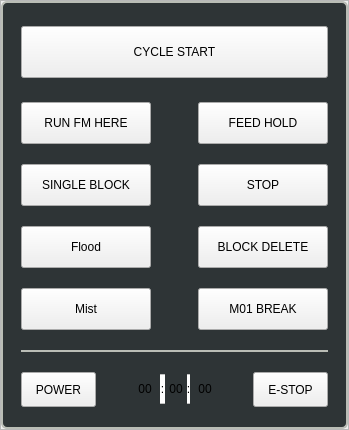
<?xml version="1.0" encoding="UTF-8"?>
<ui version="4.0">
 <class>main_power_and_cycle_widget</class>
 <widget class="QFrame" name="main_power_and_cycle_widget">
  <property name="geometry">
   <rect>
    <x>0</x>
    <y>0</y>
    <width>349</width>
    <height>430</height>
   </rect>
  </property>
  <property name="windowTitle">
   <string>Frame</string>
  </property>
  <property name="frameShape">
   <enum>QFrame::StyledPanel</enum>
  </property>
  <property name="frameShadow">
   <enum>QFrame::Raised</enum>
  </property>
  <layout class="QVBoxLayout" name="verticalLayout">
   <property name="spacing">
    <number>0</number>
   </property>
   <property name="leftMargin">
    <number>0</number>
   </property>
   <property name="topMargin">
    <number>0</number>
   </property>
   <property name="rightMargin">
    <number>0</number>
   </property>
   <property name="bottomMargin">
    <number>0</number>
   </property>
   <item>
    <widget class="QFrame" name="main_power_and_cycle_qframe">
     <property name="sizePolicy">
      <sizepolicy hsizetype="Minimum" vsizetype="Minimum">
       <horstretch>0</horstretch>
       <verstretch>0</verstretch>
      </sizepolicy>
     </property>
     <property name="minimumSize">
      <size>
       <width>0</width>
       <height>0</height>
      </size>
     </property>
     <property name="styleSheet">
      <string notr="true">.QFrame{
    color: rgb(46, 52, 54);
    border-style: solid;
    border-color: rgb(186, 189, 182);
    background-color: rgb(46, 52, 54);
    border-width: 2px;
    border-radius: 6px;
}</string>
     </property>
     <layout class="QVBoxLayout" name="verticalLayout_28">
      <property name="spacing">
       <number>6</number>
      </property>
      <property name="leftMargin">
       <number>18</number>
      </property>
      <property name="topMargin">
       <number>9</number>
      </property>
      <property name="rightMargin">
       <number>18</number>
      </property>
      <property name="bottomMargin">
       <number>4</number>
      </property>
      <item>
       <layout class="QHBoxLayout" name="horizontalLayout_92">
        <property name="bottomMargin">
         <number>4</number>
        </property>
        <item>
         <widget class="ActionButton" name="actbtn_cycleStart">
          <property name="sizePolicy">
           <sizepolicy hsizetype="Preferred" vsizetype="Fixed">
            <horstretch>0</horstretch>
            <verstretch>0</verstretch>
           </sizepolicy>
          </property>
          <property name="minimumSize">
           <size>
            <width>0</width>
            <height>52</height>
           </size>
          </property>
          <property name="maximumSize">
           <size>
            <width>16777215</width>
            <height>52</height>
           </size>
          </property>
          <property name="focusPolicy">
           <enum>Qt::NoFocus</enum>
          </property>
          <property name="styleSheet">
           <string notr="true">QPushButton {
   	font: 17pt &quot;Bebas Kai&quot;;
}</string>
          </property>
          <property name="text">
           <string>CYCLE START</string>
          </property>
          <property name="actionName" stdset="0">
           <string>program.run</string>
          </property>
         </widget>
        </item>
       </layout>
      </item>
      <item>
       <layout class="QHBoxLayout" name="horizontalLayout_91">
        <item>
         <widget class="ActionButton" name="actbtn_runFromHere">
          <property name="sizePolicy">
           <sizepolicy hsizetype="Fixed" vsizetype="Fixed">
            <horstretch>0</horstretch>
            <verstretch>0</verstretch>
           </sizepolicy>
          </property>
          <property name="minimumSize">
           <size>
            <width>130</width>
            <height>42</height>
           </size>
          </property>
          <property name="maximumSize">
           <size>
            <width>130</width>
            <height>42</height>
           </size>
          </property>
          <property name="focusPolicy">
           <enum>Qt::NoFocus</enum>
          </property>
          <property name="styleSheet">
           <string notr="true">QPushButton {
   	font: 15pt &quot;Bebas Kai&quot;;
}</string>
          </property>
          <property name="text">
           <string>RUN FM HERE</string>
          </property>
          <property name="actionName" stdset="0">
           <string>program.run-from-line</string>
          </property>
         </widget>
        </item>
        <item>
         <widget class="QLabel" name="ref_coilumn_header_13">
          <property name="sizePolicy">
           <sizepolicy hsizetype="Preferred" vsizetype="Preferred">
            <horstretch>0</horstretch>
            <verstretch>0</verstretch>
           </sizepolicy>
          </property>
          <property name="styleSheet">
           <string notr="true"/>
          </property>
          <property name="text">
           <string/>
          </property>
          <property name="alignment">
           <set>Qt::AlignCenter</set>
          </property>
         </widget>
        </item>
        <item>
         <widget class="ActionButton" name="actbtn_feedHold">
          <property name="sizePolicy">
           <sizepolicy hsizetype="Fixed" vsizetype="Fixed">
            <horstretch>0</horstretch>
            <verstretch>0</verstretch>
           </sizepolicy>
          </property>
          <property name="minimumSize">
           <size>
            <width>130</width>
            <height>42</height>
           </size>
          </property>
          <property name="maximumSize">
           <size>
            <width>130</width>
            <height>42</height>
           </size>
          </property>
          <property name="focusPolicy">
           <enum>Qt::NoFocus</enum>
          </property>
          <property name="styleSheet">
           <string notr="true">QPushButton {
   	font: 15pt &quot;Bebas Kai&quot;;
}</string>
          </property>
          <property name="text">
           <string>FEED HOLD</string>
          </property>
          <property name="checkable">
           <bool>true</bool>
          </property>
          <property name="rules" stdset="0">
           <string>[{&quot;channels&quot;: [{&quot;url&quot;: &quot;status:interp_state?text&quot;, &quot;trigger&quot;: true}], &quot;property&quot;: &quot;Checked&quot;, &quot;expression&quot;: &quot;ch[0] == 'Paused'&quot;, &quot;name&quot;: &quot;check when paused&quot;}]</string>
          </property>
          <property name="actionName" stdset="0">
           <string>program.pause</string>
          </property>
         </widget>
        </item>
       </layout>
      </item>
      <item>
       <layout class="QHBoxLayout" name="horizontalLayout_90">
        <item>
         <widget class="ActionButton" name="actbtn_runSingleBlock">
          <property name="sizePolicy">
           <sizepolicy hsizetype="Fixed" vsizetype="Fixed">
            <horstretch>0</horstretch>
            <verstretch>0</verstretch>
           </sizepolicy>
          </property>
          <property name="minimumSize">
           <size>
            <width>130</width>
            <height>42</height>
           </size>
          </property>
          <property name="maximumSize">
           <size>
            <width>130</width>
            <height>42</height>
           </size>
          </property>
          <property name="focusPolicy">
           <enum>Qt::NoFocus</enum>
          </property>
          <property name="styleSheet">
           <string notr="true">QPushButton {
   	font: 15pt &quot;Bebas Kai&quot;;
}</string>
          </property>
          <property name="text">
           <string>SINGLE BLOCK</string>
          </property>
          <property name="actionName" stdset="0">
           <string>program.step</string>
          </property>
         </widget>
        </item>
        <item>
         <widget class="QLabel" name="ref_coilumn_header_14">
          <property name="sizePolicy">
           <sizepolicy hsizetype="Preferred" vsizetype="Preferred">
            <horstretch>0</horstretch>
            <verstretch>0</verstretch>
           </sizepolicy>
          </property>
          <property name="styleSheet">
           <string notr="true"/>
          </property>
          <property name="text">
           <string/>
          </property>
          <property name="alignment">
           <set>Qt::AlignCenter</set>
          </property>
         </widget>
        </item>
        <item>
         <widget class="ActionButton" name="actbtn_stopRun">
          <property name="sizePolicy">
           <sizepolicy hsizetype="Fixed" vsizetype="Fixed">
            <horstretch>0</horstretch>
            <verstretch>0</verstretch>
           </sizepolicy>
          </property>
          <property name="minimumSize">
           <size>
            <width>130</width>
            <height>42</height>
           </size>
          </property>
          <property name="maximumSize">
           <size>
            <width>130</width>
            <height>42</height>
           </size>
          </property>
          <property name="focusPolicy">
           <enum>Qt::NoFocus</enum>
          </property>
          <property name="styleSheet">
           <string notr="true">QPushButton {
   	font: 15pt &quot;Bebas Kai&quot;;
}</string>
          </property>
          <property name="text">
           <string>STOP</string>
          </property>
          <property name="actionName" stdset="0">
           <string>program.abort</string>
          </property>
         </widget>
        </item>
       </layout>
      </item>
      <item>
       <layout class="QHBoxLayout" name="horizontalLayout_75">
        <item>
         <widget class="ActionButton" name="actbtn_floodCoolant">
          <property name="sizePolicy">
           <sizepolicy hsizetype="Fixed" vsizetype="Fixed">
            <horstretch>0</horstretch>
            <verstretch>0</verstretch>
           </sizepolicy>
          </property>
          <property name="minimumSize">
           <size>
            <width>130</width>
            <height>42</height>
           </size>
          </property>
          <property name="maximumSize">
           <size>
            <width>130</width>
            <height>42</height>
           </size>
          </property>
          <property name="focusPolicy">
           <enum>Qt::NoFocus</enum>
          </property>
          <property name="styleSheet">
           <string notr="true">QPushButton {
   	font: 15pt &quot;Bebas Kai&quot;;
}</string>
          </property>
          <property name="text">
           <string>Flood</string>
          </property>
          <property name="checkable">
           <bool>true</bool>
          </property>
          <property name="actionName" stdset="0">
           <string>coolant.flood.toggle</string>
          </property>
         </widget>
        </item>
        <item>
         <widget class="QLabel" name="ref_coilumn_header_15">
          <property name="sizePolicy">
           <sizepolicy hsizetype="Preferred" vsizetype="Preferred">
            <horstretch>0</horstretch>
            <verstretch>0</verstretch>
           </sizepolicy>
          </property>
          <property name="styleSheet">
           <string notr="true"/>
          </property>
          <property name="text">
           <string/>
          </property>
          <property name="alignment">
           <set>Qt::AlignCenter</set>
          </property>
         </widget>
        </item>
        <item>
         <widget class="ActionButton" name="actbtn_blockDelete">
          <property name="sizePolicy">
           <sizepolicy hsizetype="Fixed" vsizetype="Fixed">
            <horstretch>0</horstretch>
            <verstretch>0</verstretch>
           </sizepolicy>
          </property>
          <property name="minimumSize">
           <size>
            <width>130</width>
            <height>42</height>
           </size>
          </property>
          <property name="maximumSize">
           <size>
            <width>130</width>
            <height>42</height>
           </size>
          </property>
          <property name="focusPolicy">
           <enum>Qt::NoFocus</enum>
          </property>
          <property name="styleSheet">
           <string notr="true">QPushButton {
   	font: 15pt &quot;Bebas Kai&quot;;
}</string>
          </property>
          <property name="text">
           <string>BLOCK DELETE</string>
          </property>
          <property name="checkable">
           <bool>true</bool>
          </property>
          <property name="actionName" stdset="0">
           <string>program.block-delete.toggle</string>
          </property>
         </widget>
        </item>
       </layout>
      </item>
      <item>
       <layout class="QHBoxLayout" name="horizontalLayout_88">
        <property name="bottomMargin">
         <number>0</number>
        </property>
        <item>
         <widget class="ActionButton" name="atcbtn_mistCoolant">
          <property name="sizePolicy">
           <sizepolicy hsizetype="Fixed" vsizetype="Fixed">
            <horstretch>0</horstretch>
            <verstretch>0</verstretch>
           </sizepolicy>
          </property>
          <property name="minimumSize">
           <size>
            <width>130</width>
            <height>42</height>
           </size>
          </property>
          <property name="maximumSize">
           <size>
            <width>130</width>
            <height>42</height>
           </size>
          </property>
          <property name="focusPolicy">
           <enum>Qt::NoFocus</enum>
          </property>
          <property name="styleSheet">
           <string notr="true">QPushButton {
   	font: 15pt &quot;Bebas Kai&quot;;
}</string>
          </property>
          <property name="text">
           <string>Mist</string>
          </property>
          <property name="checkable">
           <bool>true</bool>
          </property>
          <property name="actionName" stdset="0">
           <string>coolant.mist.toggle</string>
          </property>
         </widget>
        </item>
        <item>
         <widget class="QLabel" name="ref_coilumn_header_17">
          <property name="sizePolicy">
           <sizepolicy hsizetype="Preferred" vsizetype="Preferred">
            <horstretch>0</horstretch>
            <verstretch>0</verstretch>
           </sizepolicy>
          </property>
          <property name="styleSheet">
           <string notr="true"/>
          </property>
          <property name="text">
           <string/>
          </property>
          <property name="alignment">
           <set>Qt::AlignCenter</set>
          </property>
         </widget>
        </item>
        <item>
         <widget class="ActionButton" name="actbtn_m01Break">
          <property name="sizePolicy">
           <sizepolicy hsizetype="Fixed" vsizetype="Fixed">
            <horstretch>0</horstretch>
            <verstretch>0</verstretch>
           </sizepolicy>
          </property>
          <property name="minimumSize">
           <size>
            <width>130</width>
            <height>42</height>
           </size>
          </property>
          <property name="maximumSize">
           <size>
            <width>130</width>
            <height>42</height>
           </size>
          </property>
          <property name="focusPolicy">
           <enum>Qt::NoFocus</enum>
          </property>
          <property name="styleSheet">
           <string notr="true">QPushButton {
   	font: 15pt &quot;Bebas Kai&quot;;
}</string>
          </property>
          <property name="text">
           <string>M01 BREAK</string>
          </property>
          <property name="checkable">
           <bool>true</bool>
          </property>
          <property name="actionName" stdset="0">
           <string>program.optional-stop.toggle</string>
          </property>
         </widget>
        </item>
       </layout>
      </item>
      <item>
       <widget class="Line" name="line">
        <property name="minimumSize">
         <size>
          <width>0</width>
          <height>2</height>
         </size>
        </property>
        <property name="maximumSize">
         <size>
          <width>16777215</width>
          <height>2</height>
         </size>
        </property>
        <property name="styleSheet">
         <string notr="true">Line{
color:rgb(186, 189, 182);
border-style: solid;
border-color: rgb(186, 189, 182);
background-color: rgb(186, 189, 182);
border-width: 1px;
border-radius: 1px;
}</string>
        </property>
        <property name="orientation">
         <enum>Qt::Horizontal</enum>
        </property>
       </widget>
      </item>
      <item>
       <layout class="QHBoxLayout" name="horizontalLayout_89">
        <item>
         <widget class="ActionButton" name="actbtn_power">
          <property name="sizePolicy">
           <sizepolicy hsizetype="Fixed" vsizetype="Fixed">
            <horstretch>0</horstretch>
            <verstretch>0</verstretch>
           </sizepolicy>
          </property>
          <property name="minimumSize">
           <size>
            <width>75</width>
            <height>35</height>
           </size>
          </property>
          <property name="maximumSize">
           <size>
            <width>75</width>
            <height>35</height>
           </size>
          </property>
          <property name="focusPolicy">
           <enum>Qt::NoFocus</enum>
          </property>
          <property name="styleSheet">
           <string notr="true">QPushButton {
   	font: 15pt &quot;Bebas Kai&quot;;
}</string>
          </property>
          <property name="text">
           <string>POWER</string>
          </property>
          <property name="checkable">
           <bool>true</bool>
          </property>
          <property name="actionName" stdset="0">
           <string>machine.power.toggle</string>
          </property>
         </widget>
        </item>
        <item>
         <widget class="QLabel" name="ref_coilumn_header_16">
          <property name="sizePolicy">
           <sizepolicy hsizetype="Preferred" vsizetype="Preferred">
            <horstretch>0</horstretch>
            <verstretch>0</verstretch>
           </sizepolicy>
          </property>
          <property name="styleSheet">
           <string notr="true"/>
          </property>
          <property name="text">
           <string/>
          </property>
          <property name="alignment">
           <set>Qt::AlignCenter</set>
          </property>
         </widget>
        </item>
        <item>
         <widget class="QWidget" name="widget" native="true">
          <property name="sizePolicy">
           <sizepolicy hsizetype="Fixed" vsizetype="Preferred">
            <horstretch>0</horstretch>
            <verstretch>0</verstretch>
           </sizepolicy>
          </property>
          <property name="minimumSize">
           <size>
            <width>0</width>
            <height>32</height>
           </size>
          </property>
          <property name="maximumSize">
           <size>
            <width>16777215</width>
            <height>32</height>
           </size>
          </property>
          <layout class="QHBoxLayout" name="horizontalLayout_40">
           <property name="spacing">
            <number>0</number>
           </property>
           <property name="topMargin">
            <number>1</number>
           </property>
           <property name="bottomMargin">
            <number>1</number>
           </property>
           <item>
            <widget class="HalLabel" name="hallbl_hours">
             <property name="sizePolicy">
              <sizepolicy hsizetype="Fixed" vsizetype="Fixed">
               <horstretch>0</horstretch>
               <verstretch>0</verstretch>
              </sizepolicy>
             </property>
             <property name="minimumSize">
              <size>
               <width>30</width>
               <height>30</height>
              </size>
             </property>
             <property name="maximumSize">
              <size>
               <width>30</width>
               <height>30</height>
              </size>
             </property>
             <property name="styleSheet">
              <string notr="true">HalLabel {
    border-style: solid;
    border-color: silver;
    border-top-left-radius: 5px;
    border-bottom-left-radius: 5px;
    border-top-right-radius: 0px;
    border-bottom-right-radius: 0px;
    border-top-width: 1px;
    border-bottom-width: 1px;
    border-right-width: 0px;
    border-left-width: 1px;
    color: black;
    background: white;
	font: 75 17pt &quot;Bebas Kai&quot;;
    padding-left: 5px;
}</string>
             </property>
             <property name="text">
              <string>00</string>
             </property>
             <property name="alignment">
              <set>Qt::AlignCenter</set>
             </property>
             <property name="textFormat" stdset="0">
              <string>%02d</string>
             </property>
             <property name="pinType" stdset="0">
              <enum>HalLabel::u32</enum>
             </property>
            </widget>
           </item>
           <item>
            <widget class="QLabel" name="lbl_halSpacer">
             <property name="sizePolicy">
              <sizepolicy hsizetype="Fixed" vsizetype="Fixed">
               <horstretch>0</horstretch>
               <verstretch>0</verstretch>
              </sizepolicy>
             </property>
             <property name="minimumSize">
              <size>
               <width>5</width>
               <height>30</height>
              </size>
             </property>
             <property name="maximumSize">
              <size>
               <width>5</width>
               <height>30</height>
              </size>
             </property>
             <property name="styleSheet">
              <string notr="true">QLabel {
    border-style: solid;
    border-color: silver;
    border-radius: 0px;
    border-top-width: 1px;
    border-bottom-width: 1px;
    border-right-width: 0px;
    border-left-width: 0px;
    color: black;
    background: white;
	font: 75 17pt &quot;Bebas Kai&quot;;
}</string>
             </property>
             <property name="text">
              <string>:</string>
             </property>
             <property name="alignment">
              <set>Qt::AlignCenter</set>
             </property>
            </widget>
           </item>
           <item>
            <widget class="HalLabel" name="hallbl_minutes">
             <property name="sizePolicy">
              <sizepolicy hsizetype="Fixed" vsizetype="Fixed">
               <horstretch>0</horstretch>
               <verstretch>0</verstretch>
              </sizepolicy>
             </property>
             <property name="minimumSize">
              <size>
               <width>22</width>
               <height>30</height>
              </size>
             </property>
             <property name="maximumSize">
              <size>
               <width>22</width>
               <height>30</height>
              </size>
             </property>
             <property name="styleSheet">
              <string notr="true">HalLabel {
    border-style: solid;
    border-color: silver;
    border-width: 1px;
    border-radius: 0px;
    border-top-width: 1px;
    border-bottom-width: 1px;
    border-right-width: 0px;
    border-left-width: 0px;
    color: black;
    background: white;
	font: 75 17pt &quot;Bebas Kai&quot;;
}</string>
             </property>
             <property name="text">
              <string>00</string>
             </property>
             <property name="alignment">
              <set>Qt::AlignCenter</set>
             </property>
             <property name="textFormat" stdset="0">
              <string>%02d</string>
             </property>
             <property name="pinType" stdset="0">
              <enum>HalLabel::u32</enum>
             </property>
            </widget>
           </item>
           <item>
            <widget class="QLabel" name="lbl_halSpacer2">
             <property name="sizePolicy">
              <sizepolicy hsizetype="Fixed" vsizetype="Fixed">
               <horstretch>0</horstretch>
               <verstretch>0</verstretch>
              </sizepolicy>
             </property>
             <property name="minimumSize">
              <size>
               <width>3</width>
               <height>30</height>
              </size>
             </property>
             <property name="maximumSize">
              <size>
               <width>3</width>
               <height>30</height>
              </size>
             </property>
             <property name="styleSheet">
              <string notr="true">QLabel {
    border-style: solid;
    border-color: silver;
    border-radius: 0px;
    border-top-width: 1px;
    border-bottom-width: 1px;
    border-right-width: 0px;
    border-left-width: 0px;
    color: black;
    background: white;
	font: 75 17pt &quot;Bebas Kai&quot;;
}</string>
             </property>
             <property name="text">
              <string>:</string>
             </property>
             <property name="alignment">
              <set>Qt::AlignCenter</set>
             </property>
            </widget>
           </item>
           <item>
            <widget class="HalLabel" name="hallbl_seconds">
             <property name="sizePolicy">
              <sizepolicy hsizetype="Fixed" vsizetype="Fixed">
               <horstretch>0</horstretch>
               <verstretch>0</verstretch>
              </sizepolicy>
             </property>
             <property name="minimumSize">
              <size>
               <width>30</width>
               <height>30</height>
              </size>
             </property>
             <property name="maximumSize">
              <size>
               <width>30</width>
               <height>30</height>
              </size>
             </property>
             <property name="styleSheet">
              <string notr="true">HalLabel {
    border-style: solid;
    border-color: silver;
    border-width: 1px;
    border-top-width: 1px;
    border-bottom-width: 1px;
    border-right-width: 1px;
    border-left-width: 0px;
    border-top-left-radius: 0px;
    border-bottom-left-radius: 0px;
    border-top-right-radius: 5px;
    border-bottom-right-radius: 5px;
    color: black;
    background: white;
	font: 75 17pt &quot;Bebas Kai&quot;;
    padding-right: 5px;
}</string>
             </property>
             <property name="text">
              <string>00</string>
             </property>
             <property name="alignment">
              <set>Qt::AlignCenter</set>
             </property>
             <property name="textFormat" stdset="0">
              <string>%02d</string>
             </property>
             <property name="pinType" stdset="0">
              <enum>HalLabel::u32</enum>
             </property>
            </widget>
           </item>
          </layout>
         </widget>
        </item>
        <item>
         <widget class="QLabel" name="ref_coilumn_header_18">
          <property name="sizePolicy">
           <sizepolicy hsizetype="Preferred" vsizetype="Preferred">
            <horstretch>0</horstretch>
            <verstretch>0</verstretch>
           </sizepolicy>
          </property>
          <property name="styleSheet">
           <string notr="true"/>
          </property>
          <property name="text">
           <string/>
          </property>
          <property name="alignment">
           <set>Qt::AlignCenter</set>
          </property>
         </widget>
        </item>
        <item>
         <widget class="ActionButton" name="actbtn_eStop">
          <property name="sizePolicy">
           <sizepolicy hsizetype="Fixed" vsizetype="Fixed">
            <horstretch>0</horstretch>
            <verstretch>0</verstretch>
           </sizepolicy>
          </property>
          <property name="minimumSize">
           <size>
            <width>75</width>
            <height>35</height>
           </size>
          </property>
          <property name="maximumSize">
           <size>
            <width>75</width>
            <height>35</height>
           </size>
          </property>
          <property name="focusPolicy">
           <enum>Qt::NoFocus</enum>
          </property>
          <property name="styleSheet">
           <string notr="true">QPushButton {
   	font: 15pt &quot;Bebas Kai&quot;;
}</string>
          </property>
          <property name="text">
           <string>E-STOP</string>
          </property>
          <property name="checkable">
           <bool>true</bool>
          </property>
          <property name="actionName" stdset="0">
           <string>machine.estop.toggle</string>
          </property>
         </widget>
        </item>
       </layout>
      </item>
     </layout>
    </widget>
   </item>
  </layout>
 </widget>
 <customwidgets>
  <customwidget>
   <class>ActionButton</class>
   <extends>QPushButton</extends>
   <header>qtpyvcp.widgets.button_widgets.action_button</header>
  </customwidget>
  <customwidget>
   <class>HalLabel</class>
   <extends>QLabel</extends>
   <header>qtpyvcp.widgets.hal_widgets.hal_label</header>
  </customwidget>
 </customwidgets>
 <resources/>
 <connections/>
</ui>
